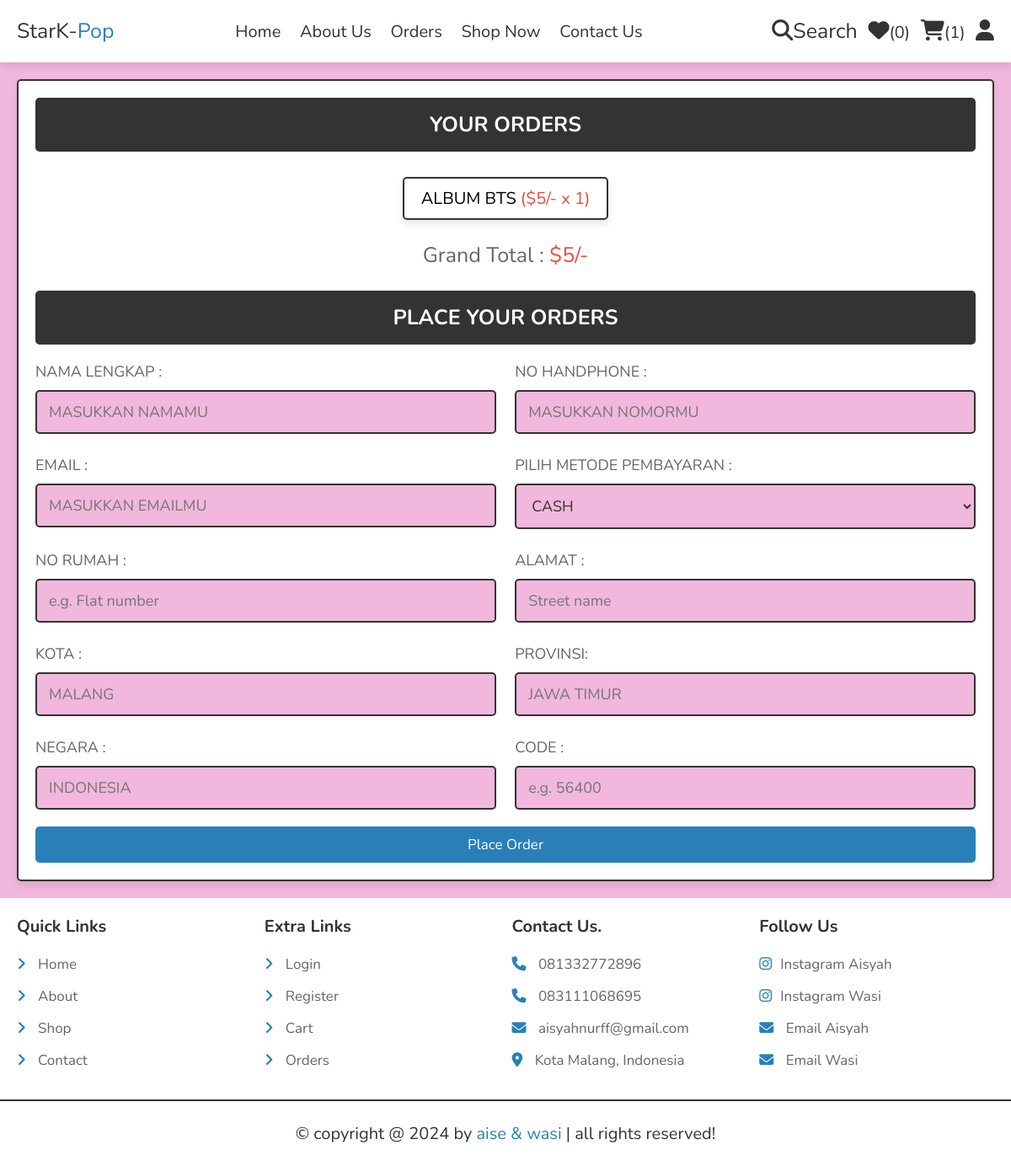
The app's page /checkout.php (signed in) with its own data.
### tables this page shows
CREATE TABLE `cart` (
  `id` int(100) NOT NULL,
  `user_id` int(100) NOT NULL,
  `pid` int(100) NOT NULL,
  `name` varchar(100) NOT NULL,
  `price` int(10) NOT NULL,
  `quantity` int(10) NOT NULL,
  `image` varchar(100) NOT NULL
);

### checkout.php (the view, shortened to what this page needs)
<?php
include 'components/connect.php';
if(isset($_SESSION['user_id'])){
   $user_id = $_SESSION['user_id'];
}else{
   $user_id = '';
   header('location:user_login.php');
};
?>
<!DOCTYPE html>
<html lang="en">
<head>
   <link rel="stylesheet" href="https://cdnjs.cloudflare.com/ajax/libs/font-awesome/6.1.1/css/all.min.css">
   <link rel="stylesheet" href="css/style.css">
</head>
<body>
<?php include 'components/user_header.php'; ?>
<section class="checkout-orders">
   <form action="" method="POST">
   <h3>Your Orders</h3>
      <div class="display-orders">
      <?php
         $grand_total = 0;
         $select_cart = $conn->prepare("SELECT * FROM `cart` WHERE user_id = ?");
         $select_cart->execute([$user_id]);
         if($select_cart->rowCount() > 0){
            while($fetch_cart = $select_cart->fetch(PDO::FETCH_ASSOC)){
               $grand_total += ($fetch_cart['price'] * $fetch_cart['quantity']);
      ?>
         <p> <?= $fetch_cart['name']; ?> <span>(<?= '$'.$fetch_cart['price'].'/- x '. $fetch_cart['quantity']; ?>)</span> </p>
      <?php
            }
         }else{
            echo '<p class="empty">your cart is empty!</p>';
         }
      ?>
         <div class="grand-total">Grand Total : <span>$<?= $grand_total; ?>/-</span></div>
      </div>
      <h3>place your orders</h3>
      <div class="flex">
         <div class="inputBox">
            <span>NAMA LENGKAP :</span>
            <input type="text" name="name" placeholder="MASUKKAN NAMAMU" class="box" maxlength="20" required>
         </div>
         <div class="inputBox">
            <span>NO HANDPHONE :</span>
            <input type="number" name="number" placeholder="MASUKKAN NOMORMU" class="box" min="0" max="9999999999" onkeypress="if(this.value.length == 10) return false;" required>
         </div>
         <div class="inputBox">
            <span>EMAIL :</span>
            <input type="email" name="email" placeholder="MASUKKAN EMAILMU" class="box" maxlength="50" required>
         </div>
         <div class="inputBox">
            <span>PILIH METODE PEMBAYARAN :</span>
            <select name="method" class="box" required>
               <option value="cash on delivery">CASH</option>
            </select>
         </div>
         <div class="inputBox">
            <span>NO RUMAH :</span>
            <input type="text" name="flat" placeholder="e.g. Flat number" class="box" maxlength="50" required>
         </div>
         <div class="inputBox">
            <span>ALAMAT :</span>
            <input type="text" name="street" placeholder="Street name" class="box" maxlength="50" required>
         </div>
         <div class="inputBox">
            <span>KOTA :</span>
            <input type="text" name="city" placeholder="MALANG" class="box" maxlength="50" required>
         </div>
         <div class="inputBox">
            <span>PROVINSI:</span>
            <input type="text" name="state" placeholder="JAWA TIMUR" class="box" maxlength="50" required>
         </div>
         <div class="inputBox">
            <span>NEGARA :</span>
            <input type="text" name="country" placeholder="INDONESIA" class="box" maxlength="50" required>
         </div>
         <div class="inputBox">
            <span> CODE :</span>
            <input type="number" min="0" name="pin_code" placeholder="e.g. 56400" min="0" max="999999" onkeypress="if(this.value.length == 6) return false;" class="box" required>
         </div>
      </div>
      <input type="submit" name="order" class="btn <?= ($grand_total > 1)?'':'disabled'; ?>" value="place order">
   </form>
</section>
<?php include 'components/footer.php'; ?>
</body>
</html>

### css/style.css (style rules this page uses)
:root { --main-color: #2980b9; --orange: #f39c12; --red: #e74c3c; --black: #333; --white: #ffffff; --light-color: #666; --light-bg: #f1b7dc; --border: 0.2rem solid var(--black); --box-shadow: 0 0.5rem 1rem rgba(0, 0, 0, 0.1); }
* { font-family: "Nunito", sans-serif; margin: 0; padding: 0; box-sizing: border-box; outline: none; border: none; text-decoration: none; }
html { font-size: 62.5%; overflow-x: hidden; }
body { background-color: var(--light-bg); }
section { padding: 2rem; max-width: 1200px; margin: 0 auto; }
.btn, .delete-btn, .option-btn { display: block; width: 100%; margin-top: 1rem; border-radius: 0.5rem; padding: 1rem 3rem; font-size: 1.7rem; text-transform: capitalize; color: var(--white); cursor: pointer; text-align: center; }
.btn { background-color: var(--main-color); }
.display-orders { text-align: center; padding-bottom: 0; }
.display-orders p { display: inline-block; padding: 1rem 2rem; margin: 1rem 0.5rem; font-size: 2rem; text-align: center; border: var(--border); background-color: var(--white); box-shadow: var(--box-shadow); border-radius: 0.5rem; }
.display-orders p span { color: var(--red); }
.display-orders .grand-total { margin-top: 1.5rem; margin-bottom: 2.5rem; font-size: 2.5rem; color: var(--light-color); }
.display-orders .grand-total span { color: var(--red); }
.checkout-orders form { padding: 2rem; border: var(--border); background-color: var(--white); box-shadow: var(--box-shadow); border-radius: 0.5rem; }
.checkout-orders form h3 { border-radius: 0.5rem; background-color: var(--black); color: var(--white); padding: 1.5rem 1rem; text-align: center; text-transform: uppercase; margin-bottom: 2rem; font-size: 2.5rem; }
.checkout-orders form .flex { display: flex; flex-wrap: wrap; gap: 1.5rem; justify-content: space-between; }
.checkout-orders form .flex .inputBox { width: 49%; }
.checkout-orders form .flex .inputBox .box { width: 100%; border: var(--border); border-radius: 0.5rem; font-size: 1.8rem; color: var(--black); padding: 1.2rem 1.4rem; margin: 1rem 0; background-color: var(--light-bg); }
.checkout-orders form .flex .inputBox span { font-size: 1.8rem; color: var(--light-color); }

### records on screen
cart: name "ALBUM BTS", price "5", quantity "1"

### other values on screen
$total_wishlist_counts "0"
$total_cart_counts "1"
$grand_total "5"
